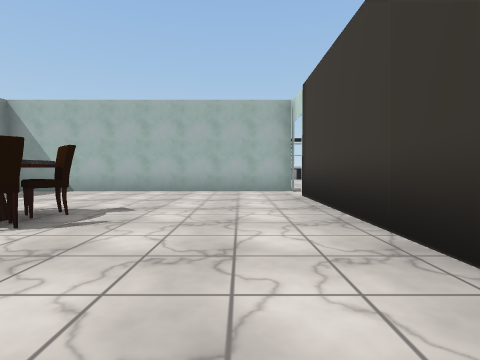
view 1 (above)

17 first-person views from a walk through a 3-D level made in the Unity game engine. The camera is 1.2 m above the floor, tilts 2° down and sees 80° across. The floor is counted in squares, 2.06 m on a side. Each view is taken from the middle of a square. On the plan, view 1 faces up. The plan holds only what a view shows up to about 9 squares ahead; the rest is blank. The player character is not drawn. Door leaves are left out, so doorways stand open. Some surface patterns are stand-ins.

view 2
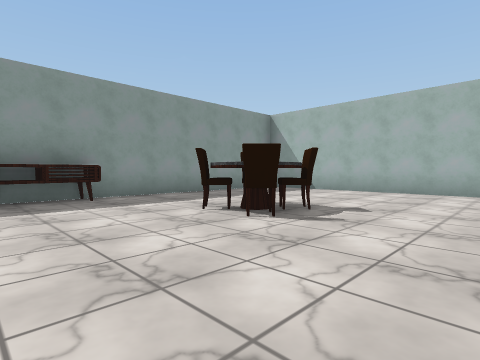

view 3
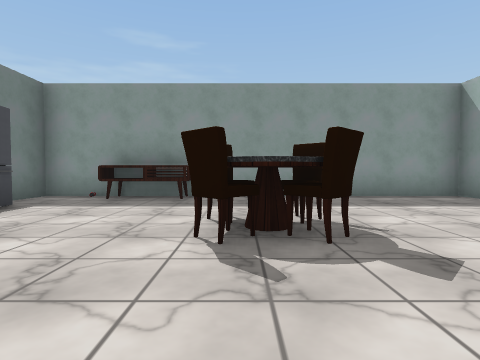

view 4
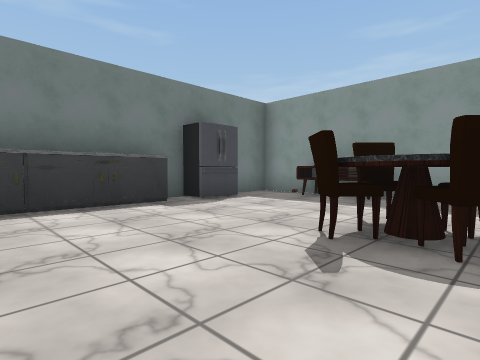

view 5
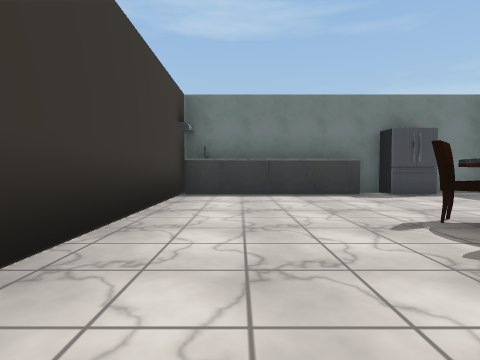

view 6
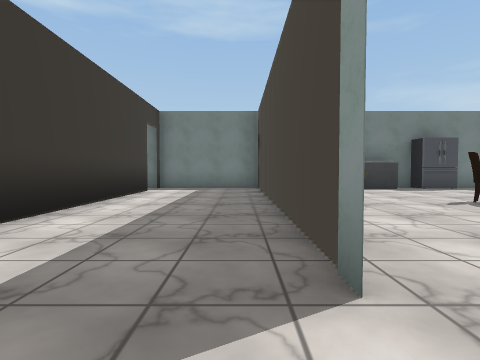

view 7
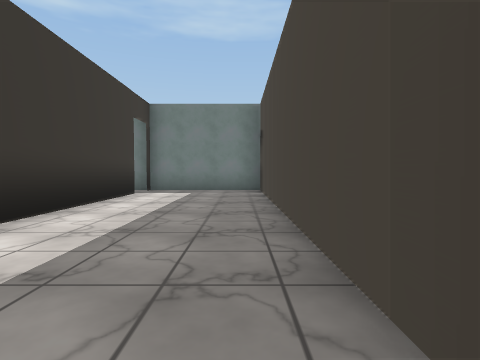

view 8
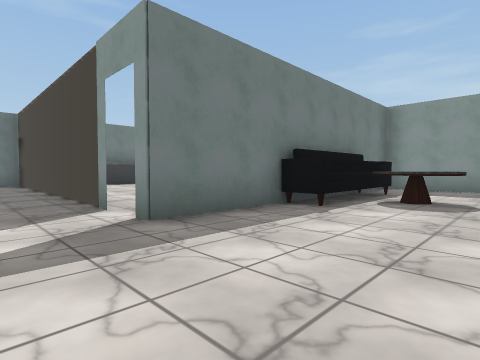

view 9
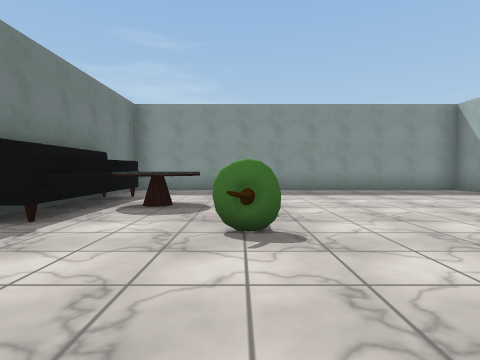

view 10
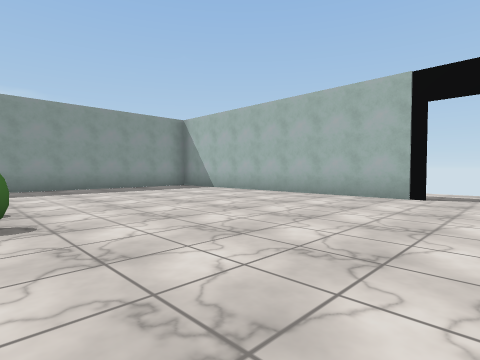

view 11
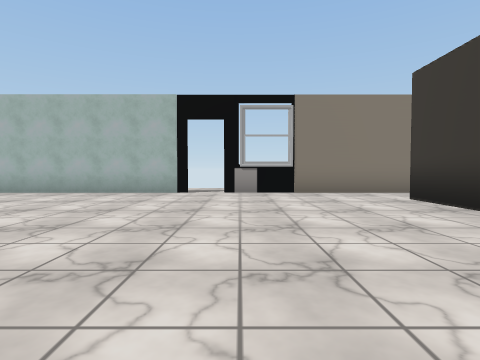

view 12
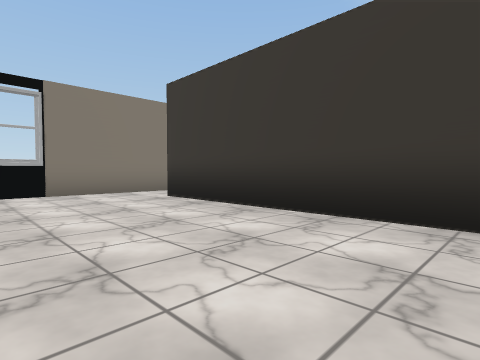

view 13
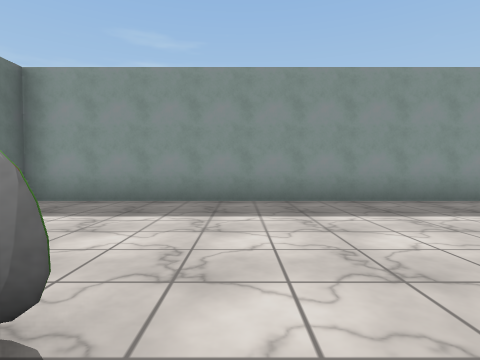

view 14
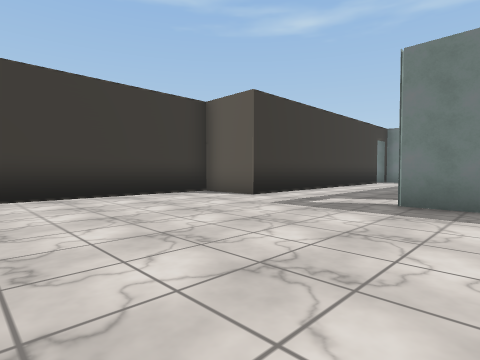

view 15
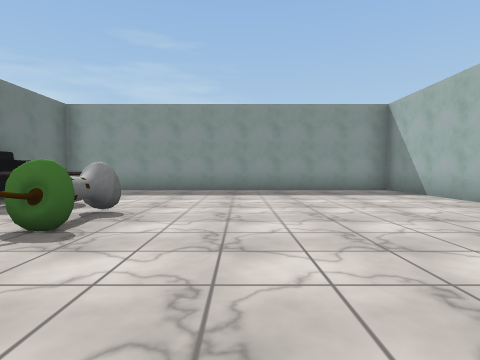

view 16
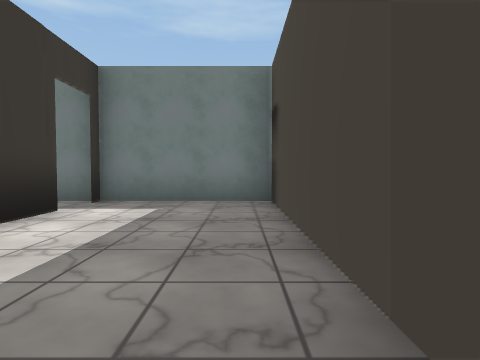

view 17
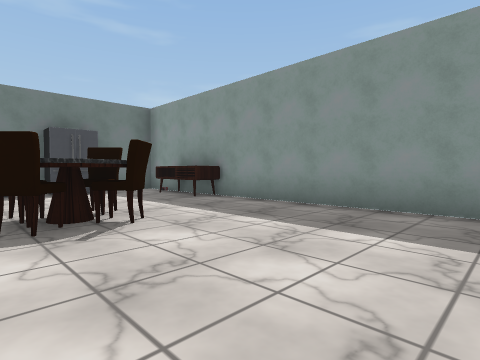

### Floor plan
Points are (right, up) in squares from view 1. A wall is a line through its corners. A room is listed if a view was taken in it or the views show most of it. See-through windows are left out.
Room 1 (views 1, 2, 3, 4, 5, 17)
walls: (-2.9, -0.8) (0.5, -0.8); (-3.5, -1.3) (-3, -1.3); (1.4, -0.4) (1.4, 6.6); (-6.4, 8) (-6.4, -1.3) (-5, -1.3); (1.5, 7.9) (-6.5, 7.9)
ways out: open door at (1, 7.5) to room 2
objects: other object (-6, 1) to (-6, 2); other object (-4, -1); other object (-3, 3); other object (-3, 4); other object (-2, 3); other object (-2, 4)
Room 2 (views 6, 7, 8, 9, 10, 11, 12, 13, 14, 15, 16)
walls: (-2.5, 8.7) (-1.1, 8.7) (-1.1, 7.9); (-2.5, 7.9) (1.5, 7.9); (-2.8, 8.2) (-1.4, 8.2); (1.4, 6.8) (1.4, -0.5); (-3.9, 8.7) (-3.9, 7.9) (-3.6, 7.9); (-4.2, 8.8) (-4.2, 8.2) (-3.3, 8.2); (-4.4, 8.7) (-3.4, 8.7); (-6.5, 7.9) (-4.4, 7.9); (1.7, 17.3) (-6.4, 17.3) (-6.4, 8); (5.5, 17.3) (2.6, 17.3); (4.6, -0.1) (4.6, 7.9) (6.4, 7.9) (6.4, 15.8); (1.5, -1.3) (5.5, -1.3)
ways out: open door at (1, 7.5) to room 1; opening at (6, 16); open door at (2, 17); open door at (5, -0.5)
objects: other object (-3, 9) to (-2, 10); other object (-1, 11)

Where each view was taken, in squares from view 1:
view 1: 0 up, 0 right, facing up
view 2: 0 up, 0 right, facing up-left
view 3: 3 up, 0 right, facing left
view 4: 4 up, 0 right, facing down-left
view 5: 6 up, 0 right, facing down
view 6: 8 up, 2 right, facing down
view 7: 7 up, 2 right, facing down
view 8: 11 up, 3 right, facing down-left
view 9: 11 up, 2 right, facing left
view 10: 11 up, 3 right, facing up-left
view 11: 10 up, 3 right, facing up
view 12: 10 up, 3 right, facing up-right
view 13: 12 up, 1 left, facing left
view 14: 13 up, 0 right, facing down-right
view 15: 13 up, 2 right, facing left
view 16: 4 up, 2 right, facing down
view 17: 7 up, 2 left, facing down-left
